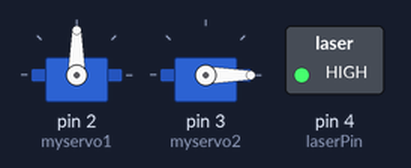
This sketch was run on a simulated Arduino Uno, built with avr-gcc and run on an emulated ATmega328P. Shown: 2 × servo, switched loads named in the sketch (green lamp = pin HIGH).

Above: at 0.05 s.
At 2.0 s:
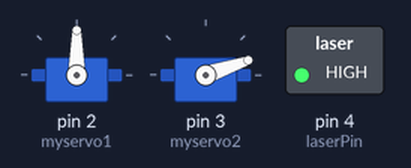
Timing chart, 0 to 4.6 s (numbered marks = the images above):
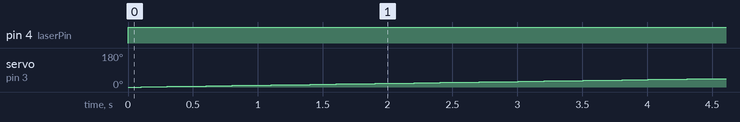

The sketch:

Servo.ino
```cpp
#include <Servo.h>

Servo myservo1;  // create servo object to control a servo
Servo myservo2;  // create servo object to control a servo
int pos = 0;    // variable to store the servo position
int del = 100; // delay in micoseconds
int xpos = 80;
int ypos = 0;
int laserPin = 4;

void setup()
{
  Serial.begin(9600);
  myservo1.attach(2);  // attaches the servo on pin 9 to the servo object
  myservo2.attach(3);  // attaches the servo on pin 9 to the servo object
  pinMode(laserPin, OUTPUT);
}

void loop()
{
    digitalWrite(laserPin, HIGH);
    //myservo1.write(90);
    //myservo2.write(90);
    myservo1.write(90);
    myservo2.write(ypos);

      xpos += 1;
      ypos += 1;

      if (ypos == 100)
      {
        //xpos = 80;
        ypos = 80;
        digitalWrite(laserPin, LOW);
      }

      //if (ypos == 100)
      //{
      //  ypos = 80;
      //}

      delay(100);
}
```

Measured:
- by itself, pin 4 (laserPin): repeats every 2.0 s: LOW 0.10 s, HIGH 1.9 s
